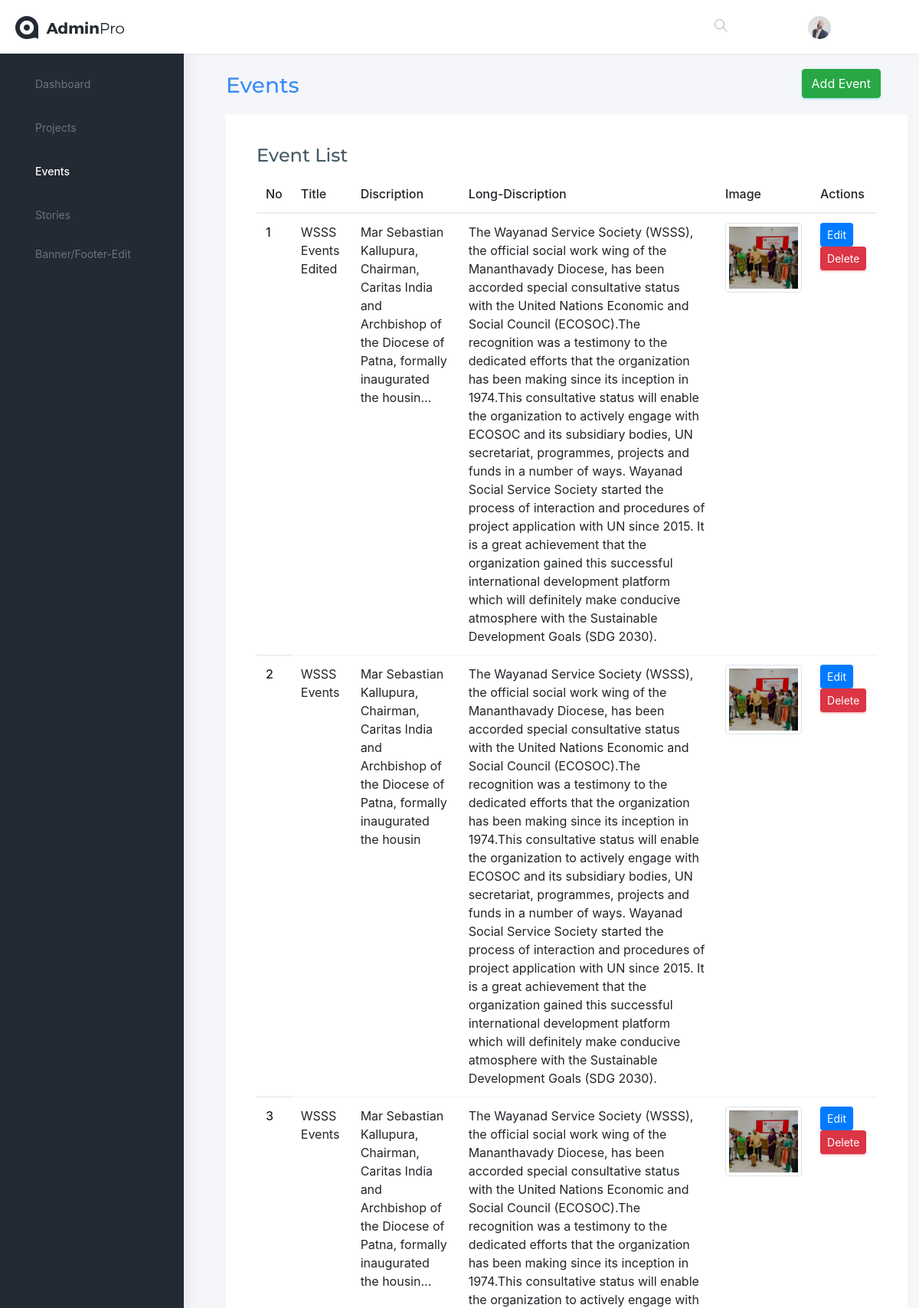
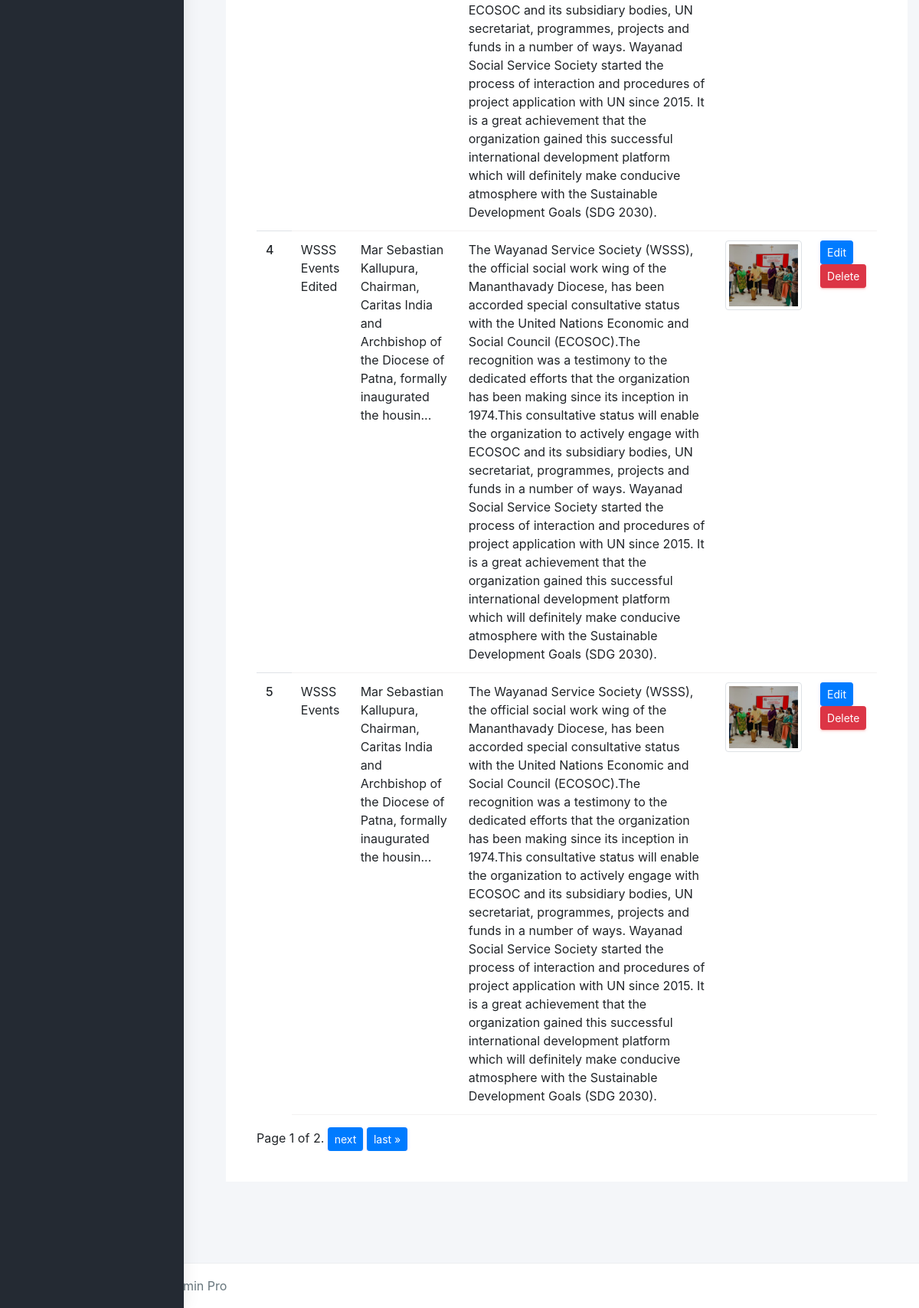
Screenshot of /events/ with the database file from the repository (2 pictures, top to bottom).
### adminapp/models.py (models this page shows)
class Event(models.Model):
    photo = models.ImageField(upload_to='event_photos/')
    title = models.CharField(max_length=100)
    description = models.TextField()
    long_description = models.TextField(default='Your default long description here')
    created_at = models.DateTimeField(auto_now_add=True)

### adminapp/views.py (the view)
# urls.py: path('events/', event_list, name='event_list'),
def event_list(request):
    events = Event.objects.all()
    page = request.GET.get('page', 1)
    paginator = Paginator(events, 5)
    try:
        events = paginator.page(page)
    except PageNotAnInteger:
        events = paginator.page(1)
    except EmptyPage:
        events = paginator.page(paginator.num_pages)
    return render(request, 'events/event_list.html', {'events': events})

### templates/events/event_list.html (shortened to what this page needs)
{% extends 'base.html' %}
{% block content %}
<!DOCTYPE html>
<html lang="en">
<head>
    <link rel="stylesheet" href="https://stackpath.bootstrapcdn.com/bootstrap/4.3.1/css/bootstrap.min.css">
</head>
<body>
    <div class="page-wrapper">
        <div class="container-fluid">
            <div class="row page-titles">
                <div class="col-md-5 align-self-center">
                    <h3 class="text-themecolor">Events</h3>
                </div>
            </div>
            <a href="{% url 'add_event' %}" class="btn btn-success">Add Event</a>
            <div class="row">
                <div class="col-lg-12">
                    <div class="card">
                        <div class="card-body">
                            <h4 class="card-title">Event List</h4>
                            <div class="table-responsive">
                                <table class="table">
                                    <thead>
                                        <tr>
                                            <th>No</th>
                                            <th>Title</th>
                                            <th>Discription</th>
                                            <th>Long-Discription</th>
                                            <th>Image</th>
                                            <th>Actions</th>
                                        </tr>
                                    </thead>
                                    <tbody>
                                        {% for event in events %}
                                            <tr>
                                                <th scope="row">{{ forloop.counter }}</th>
                                                <td>{{ event.title }}</td>
                                                <td>{{ event.description }}</td>
                                                <td>{{ event.long_description }}</td>
                                                <td>
                                                    {% if event.photo %}
                                                        <img src="{{ event.photo.url }}" alt="{{ event.title }}" class="img-thumbnail" style="max-width: 100px; max-height: 100px;">
                                                    {% else %}
                                                        No image available
                                                    {% endif %}
                                                </td>
                                                <td>
                                                    <a href="{% url 'event_edit' pk=event.pk %}" class="btn btn-primary btn-sm">Edit</a>
                                                    <form method="post" action="{% url 'event_delete' pk=event.pk %}" style="display: inline;">
                                                        <button type="submit" class="btn btn-danger btn-sm">Delete</button>
                                                    </form>
                                                </td>
                                            </tr>
                                        {% endfor %}
                                    </tbody>
                                </table>
                                <div class="pagination">
                                    <span class="step-links">
                                        <span class="current">
                                            Page {{ events.number }} of {{ events.paginator.num_pages }}.
                                        </span>
                                        {% if events.has_next %}
                                            <a href="?page={{ events.next_page_number }}" class="btn btn-primary btn-sm">next</a>
                                            <a href="?page={{ events.paginator.num_pages }}" class="btn btn-primary btn-sm">last &raquo;</a>
                                        {% endif %}
                                    </span>
                                </div>
                            </div>
                        </div>
                    </div>
                </div>
            </div>
        </div>
    </div>
</body>
</html>
{% endblock %}

### static/css/colors/default-dark.css (style rules this page uses)
a { color: #398bf7; }
.text-themecolor { color: #398bf7 !important; }

### templates/base.html (style rules this page uses)
.card { background-color: #fff; padding: 20px; border-radius: 8px; box-shadow: 0 4px 8px rgba(0, 0, 0, 0.1); margin-bottom: 20px; cursor: pointer; }

### templates/events/event_list.html (style rules this page uses)
.page-wrapper { margin-left: 140px; }
.btn-success { color: #fff; background-color: #28a745; border-color: #28a745; position: absolute; right: 50px; top: 55px; }
.fix-header .page-wrapper { padding-top: 35px; }

### rows the page displays
Event: title "WSSS Events Edited", description "Mar Sebastian Kallupura, Chairman, Caritas India and Archbishop of the Diocese of Patna, formally inaugurated the housin...", long_description "The Wayanad Service Society (WSSS), the official social work wing of the Mananthavady Diocese, has been accorded special consultative status with the United Nations Economic and Social Council (ECOSOC).The recognition was a testimony to the dedicated efforts that the organization has been making since its inception in 1974.This consultative status will enable the organization to actively engage with ECOSOC and its subsidiary bodies, UN secretariat, programmes, projects and funds in a number of ways. Wayanad Social Service Society started the process of interaction and procedures of project application with UN since 2015. It is a great achievement that the organization gained this successful…", photo (picture)
Event: title "WSSS Events", description "Mar Sebastian Kallupura, Chairman, Caritas India and Archbishop of the Diocese of Patna, formally inaugurated the housin", long_description "The Wayanad Service Society (WSSS), the official social work wing of the Mananthavady Diocese, has been accorded special consultative status with the United Nations Economic and Social Council (ECOSOC).The recognition was a testimony to the dedicated efforts that the organization has been making since its inception in 1974.This consultative status will enable the organization to actively engage with ECOSOC and its subsidiary bodies, UN secretariat, programmes, projects and funds in a number of ways. Wayanad Social Service Society started the process of interaction and procedures of project application with UN since 2015. It is a great achievement that the organization gained this successful…", photo (picture)
Event: title "WSSS Events", description "Mar Sebastian Kallupura, Chairman, Caritas India and Archbishop of the Diocese of Patna, formally inaugurated the housin...", long_description "The Wayanad Service Society (WSSS), the official social work wing of the Mananthavady Diocese, has been accorded special consultative status with the United Nations Economic and Social Council (ECOSOC).The recognition was a testimony to the dedicated efforts that the organization has been making since its inception in 1974.This consultative status will enable the organization to actively engage with ECOSOC and its subsidiary bodies, UN secretariat, programmes, projects and funds in a number of ways. Wayanad Social Service Society started the process of interaction and procedures of project application with UN since 2015. It is a great achievement that the organization gained this successful…", photo (picture)
Event: title "WSSS Events Edited", description "Mar Sebastian Kallupura, Chairman, Caritas India and Archbishop of the Diocese of Patna, formally inaugurated the housin...", long_description "The Wayanad Service Society (WSSS), the official social work wing of the Mananthavady Diocese, has been accorded special consultative status with the United Nations Economic and Social Council (ECOSOC).The recognition was a testimony to the dedicated efforts that the organization has been making since its inception in 1974.This consultative status will enable the organization to actively engage with ECOSOC and its subsidiary bodies, UN secretariat, programmes, projects and funds in a number of ways. Wayanad Social Service Society started the process of interaction and procedures of project application with UN since 2015. It is a great achievement that the organization gained this successful…", photo (picture)
Event: title "WSSS Events", description "Mar Sebastian Kallupura, Chairman, Caritas India and Archbishop of the Diocese of Patna, formally inaugurated the housin...", long_description "The Wayanad Service Society (WSSS), the official social work wing of the Mananthavady Diocese, has been accorded special consultative status with the United Nations Economic and Social Council (ECOSOC).The recognition was a testimony to the dedicated efforts that the organization has been making since its inception in 1974.This consultative status will enable the organization to actively engage with ECOSOC and its subsidiary bodies, UN secretariat, programmes, projects and funds in a number of ways. Wayanad Social Service Society started the process of interaction and procedures of project application with UN since 2015. It is a great achievement that the organization gained this successful…", photo (picture)

### other values shown
{{ events.number }} "1"
{{ events.paginator.num_pages }} "2"
